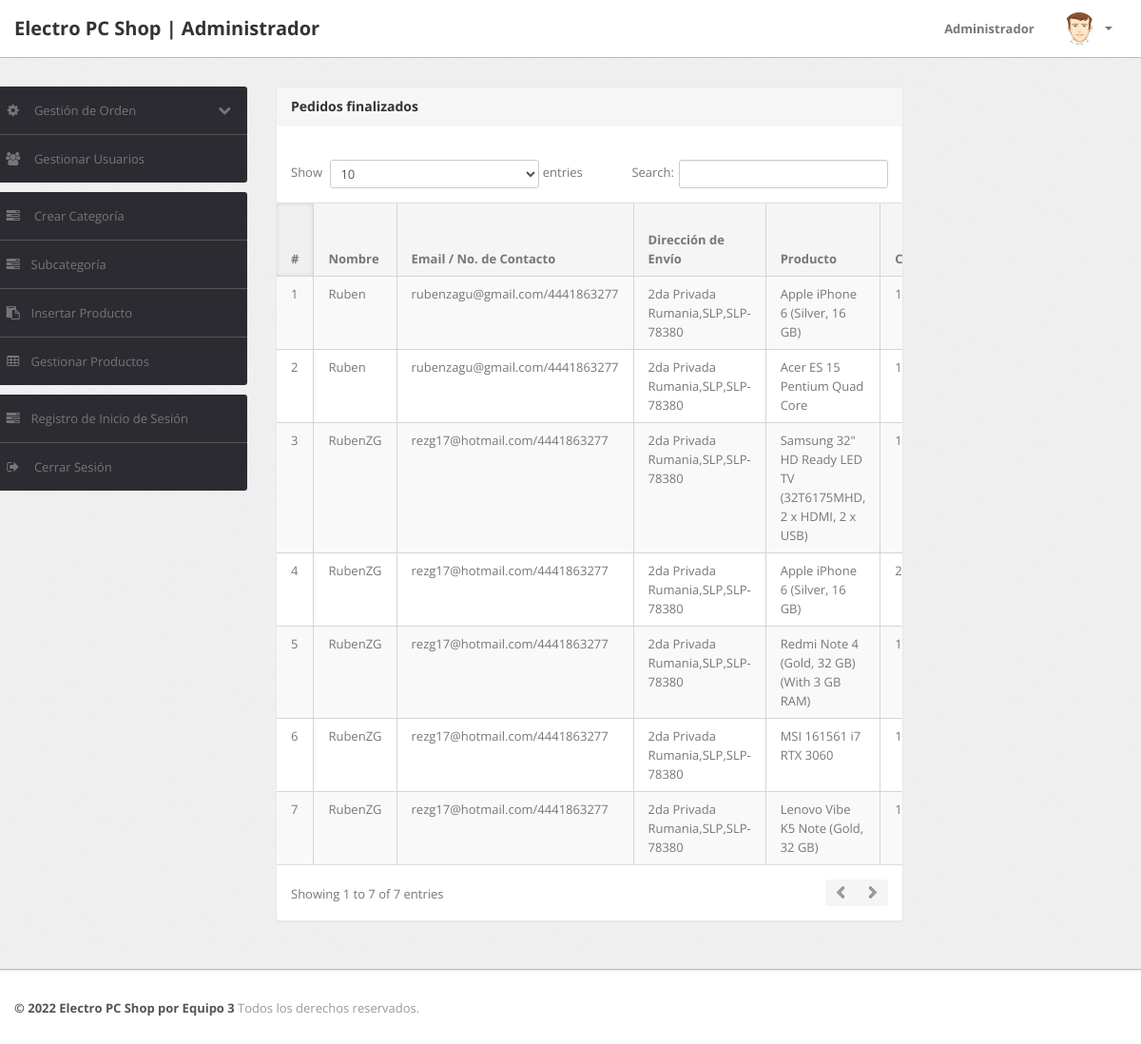
Page /admin/delivered-orders.php (signed in) on the earlier database version.
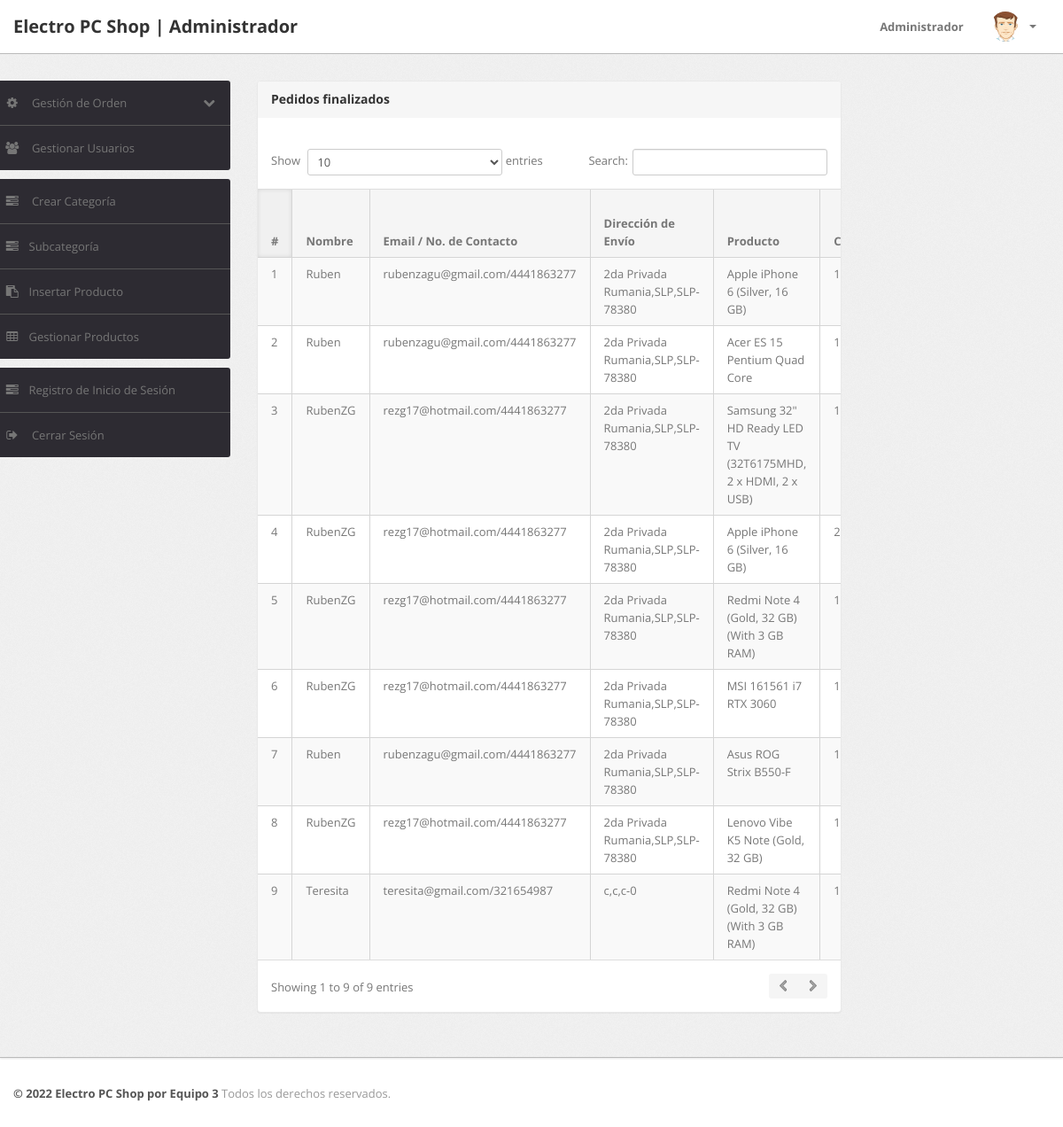
Same page on the later database version.
### tables this page shows
CREATE TABLE `orders` (
  `id` int(11) NOT NULL,
  `userId` int(11) DEFAULT NULL,
  `productId` varchar(255) DEFAULT NULL,
  `quantity` int(11) DEFAULT NULL,
  `orderDate` timestamp NOT NULL DEFAULT current_timestamp(),
  `paymentMethod` varchar(50) DEFAULT NULL,
  `orderStatus` varchar(55) DEFAULT NULL
);

CREATE TABLE `users` (
  `id` int(11) NOT NULL,
  `name` varchar(255) DEFAULT NULL,
  `email` varchar(255) DEFAULT NULL,
  `contactno` bigint(11) DEFAULT NULL,
  `password` varchar(255) DEFAULT NULL,
  `shippingAddress` longtext DEFAULT NULL,
  `shippingState` varchar(255) DEFAULT NULL,
  `shippingCity` varchar(255) DEFAULT NULL,
  `shippingPincode` int(11) DEFAULT NULL,
  `billingAddress` longtext DEFAULT NULL,
  `billingState` varchar(255) DEFAULT NULL,
  `billingCity` varchar(255) DEFAULT NULL,
  `billingPincode` int(11) DEFAULT NULL,
  `regDate` timestamp NOT NULL DEFAULT current_timestamp(),
  `updationDate` varchar(255) DEFAULT NULL
);

CREATE TABLE `products` (
  `id` int(11) NOT NULL,
  `category` int(11) NOT NULL,
  `subCategory` int(11) DEFAULT NULL,
  `productName` varchar(255) DEFAULT NULL,
  `productCompany` varchar(255) DEFAULT NULL,
  `productPrice` int(11) DEFAULT NULL,
  `productPriceBeforeDiscount` int(11) DEFAULT NULL,
  `productDescription` longtext DEFAULT NULL,
  `productImage1` varchar(255) DEFAULT NULL,
  `productImage2` varchar(255) DEFAULT NULL,
  `productImage3` varchar(255) DEFAULT NULL,
  `shippingCharge` int(11) DEFAULT NULL,
  `productAvailability` varchar(255) DEFAULT NULL,
  `postingDate` timestamp NULL DEFAULT current_timestamp(),
  `updationDate` varchar(255) DEFAULT NULL
);

### admin/delivered-orders.php (the view, shortened to what this page needs)
<?php
include('include/config.php');
if(strlen($_SESSION['alogin'])==0)
	{
header('location:index.php');
}
else{
?>
<!DOCTYPE html>
<html lang="en">
<head>
	<link type="text/css" href="bootstrap/css/bootstrap.min.css" rel="stylesheet">
	<link type="text/css" href="bootstrap/css/bootstrap-responsive.min.css" rel="stylesheet">
	<link type="text/css" href="css/theme.css" rel="stylesheet">
	<link rel="stylesheet" href="css/customtheme.css">
	<link type="text/css" href="images/icons/css/font-awesome.css" rel="stylesheet">
</head>
<body>
<?php include('include/header.php');?>
	<div class="wrapper">
		<div class="container">
			<div class="row row__tablita">
<?php include('include/sidebar.php');?>
			<div class="span9">
					<div class="content tablita__content">
	<div class="module">
							<div class="module-head">
								<h3>Pedidos finalizados</h3>
							</div>
							<div class="module-body table">
									<br />
								<table cellpadding="0" cellspacing="0" border="0" class="datatable-1 table table-bordered table-striped	 display table-responsive" >
									<thead>
										<tr>
											<th>#</th>
											<th>Nombre</th>
											<th width="50">Email / No. de Contacto</th>
											<th>Dirección de Envío</th>
											<th>Producto</th>
											<th>Cant.</th>
										</tr>
									</thead>
<tbody>
<?php
$st='Delivered';
$query=mysqli_query($con,"select users.name as username,users.email as useremail,users.contactno as usercontact,users.shippingAddress as shippingaddress,users.shippingCity as shippingcity,users.shippingState as shippingstate,users.shippingPincode as shippingpincode,products.productName as productname,products.shippingCharge as shippingcharge,orders.quantity as quantity,orders.orderDate as orderdate,products.productPrice as productprice,orders.id as id  from orders join users on  orders.userId=users.id join products on products.id=orders.productId where orders.orderStatus='$st'");
$cnt=1;
while($row=mysqli_fetch_array($query))
{
?>
										<tr>
											<td><?php echo htmlentities($cnt);?></td>
											<td><?php echo htmlentities($row['username']);?></td>
											<td><?php echo htmlentities($row['useremail']);?>/<?php echo htmlentities($row['usercontact']);?></td>
											<td><?php echo htmlentities($row['shippingaddress'].",".$row['shippingcity'].",".$row['shippingstate']."-".$row['shippingpincode']);?></td>
											<td><?php echo htmlentities($row['productname']);?></td>
											<td><?php echo htmlentities($row['quantity']);?></td>
											</tr>
										<?php $cnt=$cnt+1; } ?>
										</tbody>
								</table>
							</div>
						</div>
					</div>
				</div>
			</div>
		</div>
	</div>
<?php include('include/footer.php');?>
</body>
<?php } ?>

Differences in the rows shown:
now on this page (row edited): orders: userId.name "Ruben", userId.email "rubenzagu@gmail.com", userId.contactno "4441863277", userId.shippingPincode "2da Privada Rumania,SLP,SLP-78380", productId.productName "Asus ROG Strix B550-F", quantity "1"
added orders: userId.name "Teresita", userId.email "teresita@gmail.com", userId.contactno "321654987", userId.shippingPincode "c,c,c-0", productId.productName "Redmi Note 4 (Gold, 32 GB) (With 3 GB RAM)", quantity "1"
Other differences:
text written by a page script: "Show entries Search: Showing 1 to 7 of 7 entries" → "Show entries Search: Showing 1 to 9 of 9 entries"
